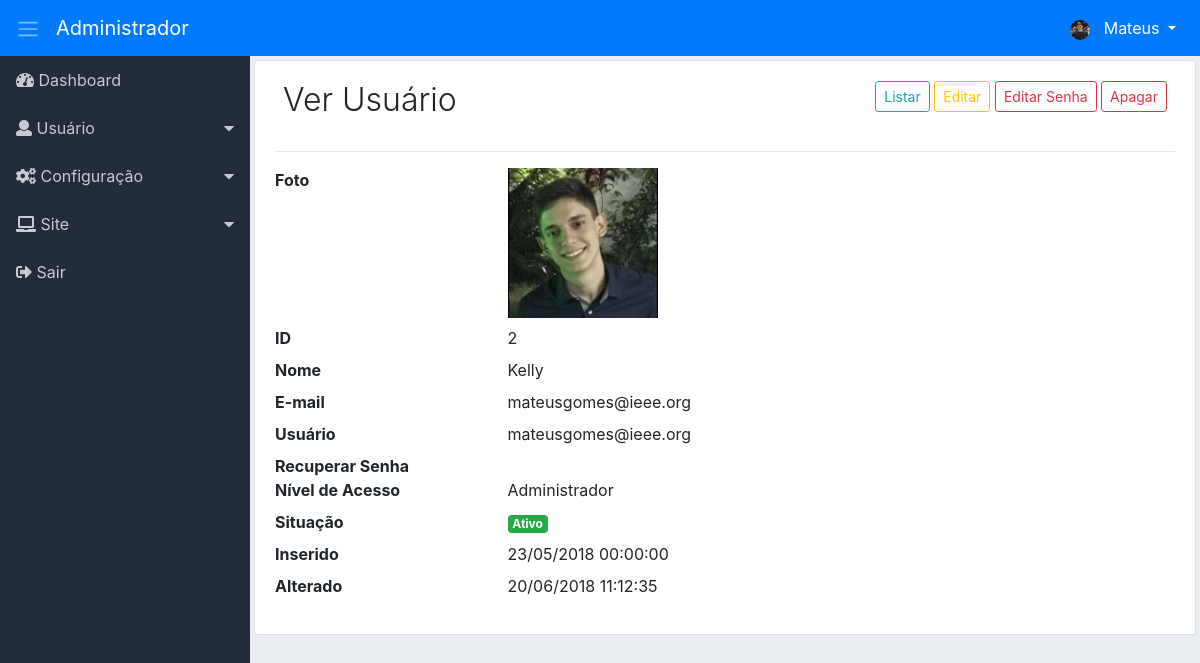
/adm/ver-usuario/ver-usuario/2 (signed in), run on the app's committed database.
### tables this page shows
CREATE TABLE `adms_nivacs_pgs` (
  `id` int(11) NOT NULL,
  `permissao` int(11) NOT NULL,
  `ordem` int(11) NOT NULL,
  `dropdown` int(11) NOT NULL DEFAULT 2,
  `lib_menu` int(11) NOT NULL DEFAULT 2,
  `adms_menu_id` int(11) NOT NULL DEFAULT 4,
  `adms_niveis_acesso_id` int(11) NOT NULL,
  `adms_pagina_id` int(11) NOT NULL,
  `created` datetime NOT NULL,
  `modified` datetime DEFAULT NULL
);

CREATE TABLE `adms_menus` (
  `id` int(11) NOT NULL,
  `nome` varchar(220) NOT NULL,
  `icone` varchar(40) NOT NULL,
  `ordem` int(11) NOT NULL,
  `adms_sit_id` int(11) NOT NULL,
  `created` datetime NOT NULL,
  `modified` datetime DEFAULT NULL
);

CREATE TABLE `adms_usuarios` (
  `id` int(11) NOT NULL,
  `nome` varchar(220) NOT NULL,
  `apelido` varchar(220) DEFAULT NULL,
  `email` varchar(220) NOT NULL,
  `usuario` varchar(220) NOT NULL,
  `senha` varchar(220) NOT NULL,
  `recuperar_senha` varchar(220) DEFAULT NULL,
  `chave_descadastro` varchar(220) DEFAULT NULL,
  `conf_email` varchar(120) DEFAULT NULL,
  `imagem` varchar(220) DEFAULT NULL,
  `adms_niveis_acesso_id` int(11) NOT NULL,
  `adms_sits_usuario_id` int(11) NOT NULL,
  `created` datetime NOT NULL,
  `modified` datetime DEFAULT NULL
);

CREATE TABLE `adms_niveis_acessos` (
  `id` int(11) NOT NULL,
  `nome` varchar(50) NOT NULL,
  `ordem` int(11) NOT NULL,
  `created` datetime NOT NULL,
  `modified` datetime DEFAULT NULL
);

CREATE TABLE `adms_sits_usuarios` (
  `id` int(11) NOT NULL,
  `nome` varchar(220) NOT NULL,
  `adms_cor_id` int(11) NOT NULL,
  `created` datetime NOT NULL,
  `modified` datetime DEFAULT NULL
);

### adm/app/adms/Models/helper/AdmsRead.php (called while the page is built, shortened)
<?php
class AdmsRead extends AdmsConn
{
    private $Select;
    private $Values;
    private $Query;
    public function fullRead($Query, $ParseString = null)
    {
        $this->Select = (string) $Query;
        if (!empty($ParseString)) {
            parse_str($ParseString, $this->Values);
        }
        $this->exeInstrucao();
    }
    private function exeInstrucao()
    {
        $this->conexao();
        try {
            $this->getIntrucao();
            $this->Query->execute();
            $this->Resultado = $this->Query->fetchAll();
        } catch (Exception $ex) {
            $this->Resultado = null;
        }
    }
    private function conexao()
    {
        $this->Conn = parent::getConn();
        $this->Query = $this->Conn->prepare($this->Select);
        $this->Query->setFetchMode(PDO::FETCH_ASSOC);
    }
    private function getIntrucao()
    {
        if ($this->Values) {
            foreach ($this->Values as $Link => $Valor) {
                if ($Link == 'limit' || $Link == 'offset') {
                    $Valor = (int) $Valor;
                }
                $this->Query->bindValue(":{$Link}", $Valor, (is_int($Valor) ? PDO::PARAM_INT : PDO::PARAM_STR));
            }
        }
    }
}

### adm/app/adms/Models/helper/AdmsConn.php (called while the page is built, shortened)
<?php
class AdmsConn
{
    public static $Host = HOST;
    public static $User = USER;
    public static $Pass = PASS;
    public static $Dbname = DBNAME;
    private static $Connect = null;
    private static function conectar()
    {
        try {
            if(self::$Connect == null){
                self::$Connect = new PDO('mysql:host=' . self::$Host . ';dbname=' . self::$Dbname, self::$User, self::$Pass);
            }
        } catch (Exception $exc) {
            echo 'mensagem: ' . $exc->getMessage();
            die;
        }
        return self::$Connect;
    }
    public function getConn()
    {
        return self::conectar();
    }
}

### adm/app/adms/Models/AdmsMenu.php (called while the page is built, shortened)
<?php
class AdmsMenu
{
    public function itemMenu()
    {
        $listItemMenu = new \App\adms\Models\helper\AdmsRead();
        $listItemMenu->fullRead("SELECT nivpg.dropdown,
                men.id id_men, men.nome nome_men, men.icone icone_men,
                pg.id id_pg, pg.menu_controller, pg.menu_metodo, pg.nome_pagina, pg.icone icone_pg
                FROM adms_nivacs_pgs nivpg
                INNER JOIN adms_menus men ON men.id=nivpg.adms_menu_id
                INNER JOIN adms_paginas pg ON pg.id=nivpg.adms_pagina_id
                WHERE nivpg.adms_niveis_acesso_id =:adms_niveis_acesso_id
                AND nivpg.permissao =:permissao
                AND nivpg.lib_menu =:lib_menu
                ORDER BY men.ordem, nivpg.ordem ASC", "adms_niveis_acesso_id=".$_SESSION['adms_niveis_acesso_id']."&permissao=1&lib_menu=1");
        $this->Resultado = $listItemMenu->getResultado();
        return $this->Resultado;
    }
}

### adm/app/adms/Models/AdmsVerUsuario.php (called while the page is built, shortened)
<?php
class AdmsVerUsuario
{
    public function verUsuario($DadosId)
    {
        $this->DadosId = (int) $DadosId;
        $verPerfil = new \App\adms\Models\helper\AdmsRead();
        $verPerfil->fullRead("SELECT user.*,
                nivac.nome nome_nivac,
                sit.nome nome_sit,
                cr.cor cor_cr
                FROM adms_usuarios user
                INNER JOIN adms_niveis_acessos nivac ON nivac.id=user.adms_niveis_acesso_id
                INNER JOIN adms_sits_usuarios sit ON sit.id=user.adms_sits_usuario_id
                INNER JOIN adms_cors cr ON cr.id=sit.adms_cor_id
                WHERE user.id =:id AND nivac.ordem >:ordem LIMIT :limit", "id=".$this->DadosId."&ordem=".$_SESSION['adms_ordem_nivac']."&limit=1");
        $this->Resultado= $verPerfil->getResultado();
        return $this->Resultado;
    }
}

### adm/app/adms/Views/usuario/verUsuario.php (the view, shortened to what this page needs)
<?php
if (!empty($this->Dados['dados_usuario'][0])) {
    extract($this->Dados['dados_usuario'][0]);
    ?>
    <div class="content p-1">
        <div class="list-group-item">
            <div class="d-flex">
                <div class="mr-auto p-2">
                    <h2 class="display-4 titulo">Ver Usuário</h2>
                </div>
                <div class="p-2">
                    <span class="d-none d-md-block">
                        <?php
                        if ($this->Dados['botao']['list_usuario']) {
                            echo "<a href='" . URLADM . "usuarios/listar' class='btn btn-outline-info btn-sm'>Listar</a> ";
                        }
                        if ($this->Dados['botao']['edit_usuario']) {
                            echo "<a href='" . URLADM . "editar-usuario/edit-usuario/$id' class='btn btn-outline-warning btn-sm'>Editar</a> ";
                        }
                        if ($this->Dados['botao']['edit_senha']) {
                            echo "<a href='" . URLADM . "editar-senha/edit-senha/$id' class='btn btn-outline-danger btn-sm'>Editar Senha</a> ";
                        }
                        if ($this->Dados['botao']['del_usuario']) {
                            echo "<a href='" . URLADM . "apagar-usuario/apagar-usuario/$id' class='btn btn-outline-danger btn-sm' data-confirm='Tem certeza de que deseja excluir o item selecionado?'>Apagar</a> ";
                        }
                        ?>
                    </span>
                </div>
            </div><hr>
            <dl class="row">
                <dt class="col-sm-3">Foto</dt>
                <dd class="col-sm-9">
                    <?php
                    if (!empty($imagem)) {
                        echo "<img src='" . URLADM . "assets/imagens/usuario/" . $id . "/" . $imagem . "' witdh='150' height='150'>";
                    } else {
                        echo "<img src='" . URLADM . "assets/imagens/usuario/icone_usuario.png' witdh='150' height='150'>";
                    }
                    ?>
                </dd>
                <dt class="col-sm-3">ID</dt>
                <dd class="col-sm-9"><?php echo $id; ?></dd>
                <dt class="col-sm-3">Nome</dt>
                <dd class="col-sm-9"><?php echo $nome; ?></dd>
                <dt class="col-sm-3">E-mail</dt>
                <dd class="col-sm-9"><?php echo $email; ?></dd>
                <dt class="col-sm-3">Usuário</dt>
                <dd class="col-sm-9"><?php echo $usuario; ?></dd>
                <dt class="col-sm-3">Recuperar Senha</dt>
                <dd class="col-sm-9"><?php
                    ?></dd>
                <dt class="col-sm-3">Nível de Acesso</dt>
                <dd class="col-sm-9"><?php echo $nome_nivac; ?></dd>
                <dt class="col-sm-3">Situação</dt>
                <dd class="col-sm-9">
                    <span class="badge badge-<?php echo $cor_cr; ?>"><?php echo $nome_sit; ?></span>
                </dd>
                <dt class="col-sm-3">Inserido</dt>
                <dd class="col-sm-9"><?php echo date('d/m/Y H:i:s', strtotime($created)); ?></dd>
                <dt class="col-sm-3">Alterado</dt>
                <dd class="col-sm-9"><?php
                    if (!empty($modified)) {
                        echo date('d/m/Y H:i:s', strtotime($modified));
                    }
                    ?>
                </dd>
            </dl>
        </div>
    </div>
    <?php
} else {
    $_SESSION['adms_msg'] = "<div class='alert alert-danger'>Erro: Usuário não encontrado!</div>";
    $UrlDestino = URLADM . 'usuarios/listar';
    header("Location: $UrlDestino");
}

### adm/app/adms/Views/include/sidebar.php (shortened to what this page needs)
<div class="d-flex">
    <nav class="sidebar">
        <ul class="list-unstyled">
            <?php
            $cont_drop = 0;
            $cont_drop_fech = 0;
            foreach ($this->Dados['menu'] as $menu) {
                extract($menu);
                if ($dropdown == 1) {
                    if ($cont_drop != $id_men) {
                        if (($cont_drop_fech == 1) AND ( $cont_drop != 0)) {
                            echo "</li>";
                            $cont_drop_fech = 0;
                        }
                        echo "<li>";
                        echo "<a href='#submenu" . $id_men . "' data-toggle='collapse'>";
                        echo "<i class='" . $icone_men . "'></i> " . $nome_men;
                        echo "</a>";
                        $cont_drop = $id_men;
                    }
                    $cont_drop_fech = 1;
                } else {
                    if ($cont_drop_fech == 1) {
                        echo "</li>";
                        $cont_drop_fech = 0;
                    }
                    echo "<li><a href='" . URLADM . $menu_controller . "/" . $menu_metodo . "'><i class='" . $icone_men . "'></i> " . $nome_men . "</a></li>";
                }
            }
            ?>
        </ul>
    </nav>

### data on the page
adms_nivacs_pgs: adms_menu.nome "Dashboard"
adms_nivacs_pgs: adms_menu.nome "Usuário"
adms_nivacs_pgs: adms_menu.nome "Configuração"
adms_nivacs_pgs: adms_menu.nome "Site"
adms_nivacs_pgs: adms_menu.nome "Sair"
adms_usuarios: imagem (picture), id "2", nome "Kelly", email "mateusgomes@ieee.org", usuario "mateusgomes@ieee.org", adms_niveis_acesso.nome "Administrador", adms_sits_usuario.nome "Ativo", created "23/05/2018 00:00:00", modified "20/06/2018 11:12:35"

### other printed values
$prim_nome "Mateus"
